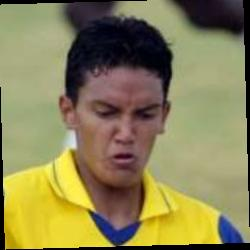
#> input picture New folder/anaconda_projects/db/Comp_vision/archive (10)/lfw-deepfunneled/lfw-deepfunneled/Abel_Aguilar/Abel_Aguilar_0001.jpg, 250 x 250 px, found by its file name; its folder holds only this picture in this run
$ jupyter execute --allow-errors 0107.ipynb
#> lines starting #> are read from the running program, lines starting #| are printed output that depends on the picture
### Creating unknown person dataset

[cell 1]
path="archive (10)\lfw-deepfunneled\lfw-deepfunneled"
import os
import cv2
import matplotlib.pyplot as plt

[cell 2]
os.listdir()

cu=[]
#1
def detect_face(frame):
    detector=cv2.CascadeClassifier("haarcascade_frontalface_alt.xml")
    face=detector.detectMultiScale(frame,1.2)
    return face
#2
def gray_scale(image):
    img=cv2.cvtColor(image,cv2.COLOR_BGR2GRAY)
    return img
#3
def cut_face(images,face_coords):
    faces=[]

    for (x,y,w,h) in face_coords:
        img=images[y:y+h,x:x+w]
        faces.append(img)
    return faces
#4
def normalize_intensity(images):
    normalize_image=[]
    for image in images:
        img=cv2.equalizeHist(image)
        normalize_image.append(img)
    return normalize_image

#5
def resize(images,size=(80,100)):
    resized_images=[]
    for img in images:
        image=cv2.resize(img,size)
        resized_images.append(image)
    return resized_images
def pipeline(image,face_coords):
    faces=cut_face(image,face_coords)
    #R, G, B = cv2.split(faces[0])

    """output1_R = cv2.equalizeHist(R)
    output1_G = cv2.equalizeHist(G)
    output1_B = cv2.equalizeHist(B)"""

   # equ = cv2.merge((output1_R, output1_G, output1_B))
    # gray_scale(faces)

    faces=resize(faces)
    return faces

[cell 3]
for person_name in os.listdir(path)[:200]:
    cu.append(person_name)
#> pass 2 of the loop `for person_name in os.listdir(path)[:200]:`:
#> pass 3 of the loop `for person_name in os.listdir(path)[:200]:`:
#> the loop made 4 passes; the first 3 are shown
len(cu)

[cell 4]
c=1
for person_name in os.listdir(path)[:201]:
    for image in os.listdir(path+"/"+person_name)[:1]:   # [0] cannot be used as it takes the element as a whole and gives the wrong output by further slicing it
        img=cv2.imread(path+"/"+person_name+"/"+image,0)
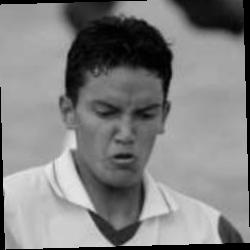
#> img: shape (250, 250); min 0, max 236, mean 128.4
        # plt.imshow(img)
        face_coord= detect_face(img)
#> in detect_face, `face=detector.detectMultiScale(frame,1.2)`: face = [[71, 71, 106, 106]]
#> face_coord = [[71, 71, 106, 106]]
        if len(face_coord)>0:
            image=pipeline(img,face_coord)
#> the loop in cut_face, `for (x,y,w,h) in face_coords:` made 1 pass
#> pass 1, in cut_face, `img=images[y:y+h,x:x+w]`:
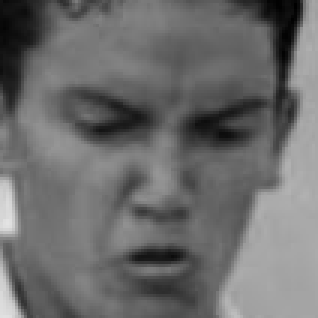
#> img: shape (106, 106) (shown 3 times larger); min 0, max 227, mean 107.7
#> after the loop in cut_face, `for (x,y,w,h) in face_coords:`: faces = 1 item
#> the loop in resize, `for img in images:` made 1 pass
#> pass 1, in resize, `image=cv2.resize(img,size)`:
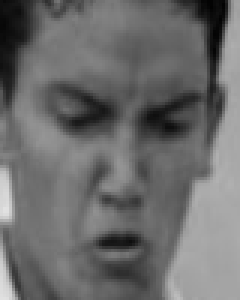
#> image: shape (100, 80) (shown 3 times larger); min 2, max 225, mean 107.6
#> image = 1 item
            img_save="user_data/unknown/"+str(c)+".jpg"
            cv2.imwrite(img_save,image[0])
            print(img_save,"Saved!")
        c+=1
#> pass 2 of the loop `for person_name in os.listdir(path)[:201]:`:
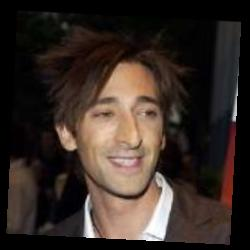
#> input picture New folder/anaconda_projects/db/Comp_vision/archive (10)/lfw-deepfunneled/lfw-deepfunneled/Adrien_Brody/Adrien_Brody_0001.jpg, 250 x 250 px, found by its file name
#> face_coord = [[74, 73, 105, 105]]
#> the loop in cut_face (call 2), `for (x,y,w,h) in face_coords:` made 1 pass
#> pass 1, in cut_face (call 2), `img=images[y:y+h,x:x+w]`:
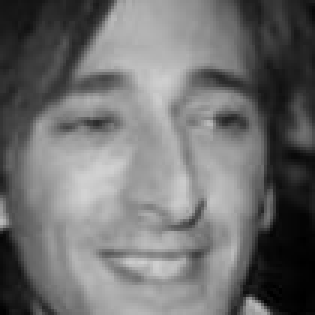
#> img: shape (105, 105) (shown 3 times larger); min 0, max 210, mean 111.2
#> the loop in resize (call 2), `for img in images:` made 1 pass
#> pass 1, in resize (call 2), `image=cv2.resize(img,size)`:
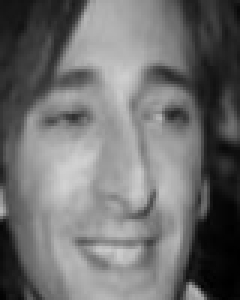
#> image: shape (100, 80) (shown 3 times larger); min 0, max 210, mean 111.1
#> pass 3 of the loop `for person_name in os.listdir(path)[:201]:`:
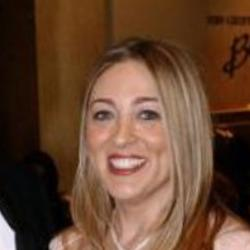
#> input picture New folder/anaconda_projects/db/Comp_vision/archive (10)/lfw-deepfunneled/lfw-deepfunneled/Afton_Smith/Afton_Smith_0001.jpg, 250 x 250 px, found by its file name
#> `img=cv2.imread(path+"/"+person_name+"/"+image,0)`:
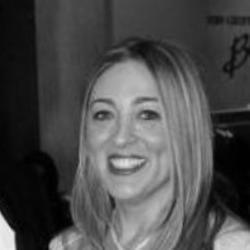
#> img: shape (250, 250); min 0, max 243, mean 76.1
#> face_coord = [[61, 65, 130, 130]]
#> the loop in resize (call 3), `for img in images:` made 1 pass
#> pass 1, in resize (call 3), `image=cv2.resize(img,size)`:
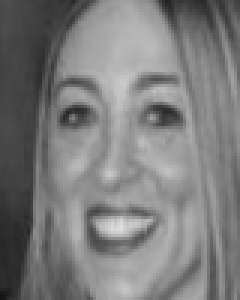
#> image: shape (100, 80) (shown 3 times larger); min 20, max 221, mean 124.4
#> the loop made 4 passes; the first 3 are shown

### Collecting Dataset

[cell 5]
images=[]
#> images = []
label=[]
label_dict={}
import pandas as pd
import numpy as np
path1="user_data/unknown"

[cell 6]
def collect_data():
    images=[]
    label=[]
    label_dict={}
    people=[person for person in os.listdir("user_data")]
    for i, person in enumerate(people):
        label_dict[i]=person
        for img in os.listdir("user_data/"+person):
            imgs=cv2.imread("user_data/"+person+"/"+img,0)
            images.append(imgs)
            label.append(i)
    return(images,label,label_dict)

#> (a cell that did not finish here is left out)

[cell 8]
len(images)
#> Out = 0

#> (a cell that did not finish here is left out)

[cell 10]
print(label_dict)

#> (a cell that did not finish here is left out)

#> (a cell that did not finish here is left out)

#> (a cell that did not finish here is left out)

[cell 14]
images

#> (a cell that did not finish here is left out)

[cell 16]
x=np.array(images)
#> x = empty array

#> (a cell that did not finish here is left out)

#> (a cell that did not finish here is left out)

[cell 19]
x
#> Out = empty array

[cell 20]
x[:5]
#> Out = empty array
